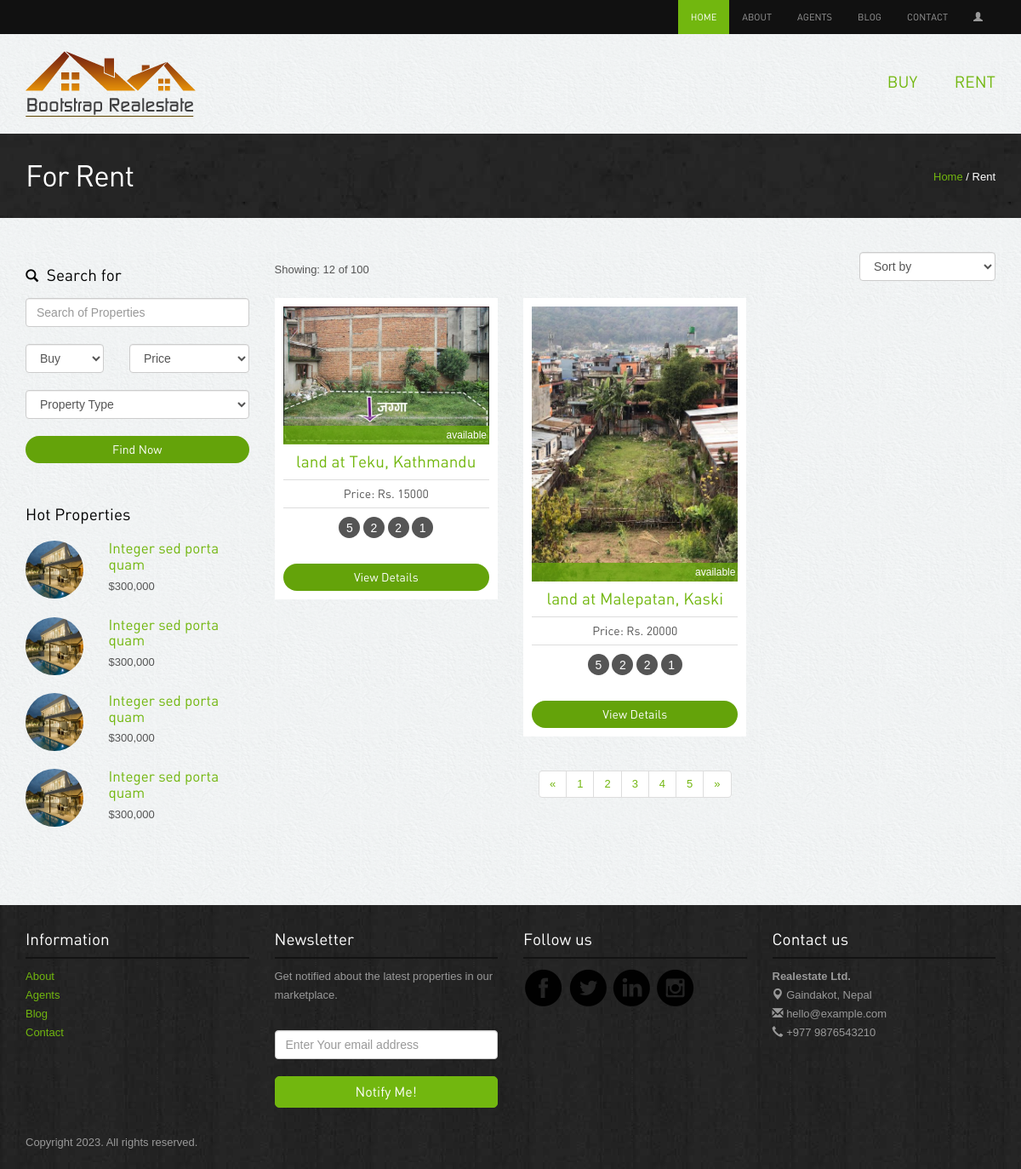
The app's page /rent/ with its own data.
### app/models.py (models this page shows)
class RentProperty(models.Model):
    STATUS_CHOICES = [
        ("available", "Available"),
        ("rented", "Rented"),
    ]
    TYPE_CHOICES = [
        ("house", "House"),
        ("land", "Land"),
        ("apartment", "Apartment"),
        ("flat", "Flat"),
        ("Office", "office"),
    ]
    property_type = models.CharField(
        max_length=100, choices=TYPE_CHOICES, default="select"
    )
    image=models.ImageField(blank=True, upload_to=image_validations)
    price = models.CharField(max_length=20, blank=True)
    city = models.CharField(max_length=50)
    district = models.CharField(max_length=200)
    zip_code = models.CharField(max_length=20)
    description = models.TextField()
    status = models.CharField(
        max_length=20, choices=STATUS_CHOICES, default="available"
    )
    def __str__(self):
        return f"{self.property_type} at {self.city}, {self.district}"

### app/views.py (the view)
# urls.py: path("rent/", views.rentpage, name="rent"),
def rentpage(request):
    rentproperties = RentProperty.objects.all()
    return render(request, "rent.html", {"for_rent": rentproperties})

### templates/rent.html (shortened to what this page needs)
{% extends 'home.html' %}
{% load static %}
{% block content %}
<div class="inside-banner">
  <div class="container">
    <span class="pull-right"><a href="{% url 'home' %}">Home</a> / Rent</span>
    <h2>For Rent</h2>
  </div>
</div>
<div class="container">
  <div class="properties-listing spacer">
    <div class="row">
      <div class="col-lg-3 col-sm-4 ">
        <div class="search-form">
          <h4><span class="glyphicon glyphicon-search"></span> Search for</h4>
          <input type="text" class="form-control" placeholder="Search of Properties">
          <div class="row">
            <div class="col-lg-5">
              <select class="form-control">
                <option>Buy</option>
              </select>
            </div>
            <div class="col-lg-7">
              <select class="form-control">
                <option>Price</option>
              </select>
            </div>
          </div>
          <div class="row">
            <div class="col-lg-12">
              <select class="form-control">
                <option>Property Type</option>
              </select>
            </div>
          </div>
          <button class="btn btn-primary">Find Now</button>
        </div>
        <div class="hot-properties hidden-xs">
          <h4>Hot Properties</h4>
          <div class="row">
            <div class="col-lg-4 col-sm-5"><img src="{% static 'images/properties/1.jpg' %}"
                class="img-responsive img-circle" alt="properties"></div>
            <div class="col-lg-8 col-sm-7">
              <h5><a href="property-detail.php">Integer sed porta quam</a></h5>
              <p class="price">$300,000</p>
            </div>
          </div>
          <div class="row">
            <div class="col-lg-4 col-sm-5"><img src="{% static 'images/properties/1.jpg' %}"
                class="img-responsive img-circle" alt="properties"></div>
            <div class="col-lg-8 col-sm-7">
              <h5><a href="property-detail.php">Integer sed porta quam</a></h5>
              <p class="price">$300,000</p>
            </div>
          </div>
          <div class="row">
            <div class="col-lg-4 col-sm-5"><img src="{% static 'images/properties/1.jpg' %}"
                class="img-responsive img-circle" alt="properties"></div>
            <div class="col-lg-8 col-sm-7">
              <h5><a href="property-detail.php">Integer sed porta quam</a></h5>
              <p class="price">$300,000</p>
            </div>
          </div>
          <div class="row">
            <div class="col-lg-4 col-sm-5"><img src="{% static 'images/properties/1.jpg' %}"
                class="img-responsive img-circle" alt="properties"></div>
            <div class="col-lg-8 col-sm-7">
              <h5><a href="property-detail.php">Integer sed porta quam</a></h5>
              <p class="price">$300,000</p>
            </div>
          </div>
        </div>
      </div>
      <div class="col-lg-9 col-sm-8">
        <div class="sortby clearfix">
          <div class="pull-left result">Showing: 12 of 100 </div>
          <div class="pull-right">
            <select class="form-control">
              <option>Sort by</option>
            </select>
          </div>
        </div>
        <div class="row">
          {% for property in for_rent %}
          <div class="col-lg-4 col-sm-6">
            <div class="properties">
              <div class="image-holder"><img src="{{property.image.url}}" class="img-responsive" alt="properties">
                <div class="status sold">{{property.status}}</div>
              </div>
              <h4><a href="{% url 'property-details' %}">{{property}}</a></h4>
              <p class="price">Price: {{property.price}}</p>
              <div class="listing-detail"><span data-toggle="tooltip" data-placement="bottom"
                  data-original-title="Bed Room">5</span> <span data-toggle="tooltip" data-placement="bottom"
                  data-original-title="Living Room">2</span> <span data-toggle="tooltip" data-placement="bottom"
                  data-original-title="Parking">2</span> <span data-toggle="tooltip" data-placement="bottom"
                  data-original-title="Kitchen">1</span> </div>
              <a class="btn btn-primary" href="{% url 'property-details' %}">View Details</a>
            </div>
          </div>
          {% endfor %}
        </div>
        <div class="center">
          <ul class="pagination">
            <li><a href="#">«</a></li>
            <li><a href="#">1</a></li>
            <li><a href="#">2</a></li>
            <li><a href="#">3</a></li>
            <li><a href="#">4</a></li>
            <li><a href="#">5</a></li>
            <li><a href="#">»</a></li>
          </ul>
        </div>
      </div>
    </div>
  </div>
</div>
{% endblock %}

### static/assets/style.css (style rules this page uses)
body { color:#555; font:normal 13px/22px Arial; background:url(../images/bgmain.png) #eee; }
h1,h2,h3,h4,h5 { font-weight:normal; font-family: din;margin: 0;padding: 0;color: #000 }
h2 { font-size: 35px; letter-spacing: -1px;margin-bottom: 20px; }
h4 { margin: 10px 0; font-size: 19px; }
h5 { margin: 0 0 5px 0; font-size: 17px; }
h4 span { margin-right: 5px; font-size: 15px; }
p { margin-bottom: 30px; }
a { color:#72b70f; text-decoration:none;outline: none; }
.spacer { margin-top: 40px;margin-bottom:40px; }
.center { text-align: center; }
select,input { outline: 0; margin-bottom: 20px; }
.btn { border-radius: 5px; font-family: din; outline: none; }
.btn-primary { background: #64a30a;border:none;width: 100%;border-radius: 20px; }
.properties-listing div.properties { padding: 10px; background-color: #fff;text-align: center; margin-bottom: 20px; }
.properties-listing div.properties .image-holder { position: relative; }
.properties-listing div.properties .status { position: absolute;bottom: 0;z-index: 100;display: block;width: 100%;color: #fff;padding:0 3px;text-align: right; font-size: 12px; }
.properties-listing div.properties p { margin-bottom: 10px; font-size: 14px;border-top: 1px solid #ddd;border-bottom: 1px solid #ddd;padding: 5px 0;font-family: din; }
.listing-detail { margin-bottom: 30px; }
.listing-detail span { color: #fff; width: 25px; height: 25px; background-color: #555;display: inline-block;border-radius:25px; text-align: center;line-height: 26px; font-size: 14px;cursor: crosshair; }
.status.sold { background:rgba(104,167,13,0.8); }
.inside-banner { background:url(../images/bginside.jpg) #222;color: #fff; padding: 30px 0; }
.inside-banner h2 { margin: 0; color: #fff; }
.inside-banner span { margin-top: 10px; }
.search-form { margin-bottom: 50px; }
.search-form h4 { margin: 17px 0; }
.hot-properties { margin-bottom: 50px; }
.hot-properties img { width: 68px; height: 68px; }
.hot-properties h4 { margin-bottom: 20px; }
.hot-properties .row { margin-bottom: 20px; }
.hot-properties .row p { margin-bottom: 5px; }
.sortby .result { margin-top: 10px; }

### records on screen
RentProperty: image (picture), status "available", property_type+city+district "land at Teku, Kathmandu", price "Rs. 15000"
RentProperty: image (picture), status "available", property_type+city+district "land at Malepatan, Kaski", price "Rs. 20000"
